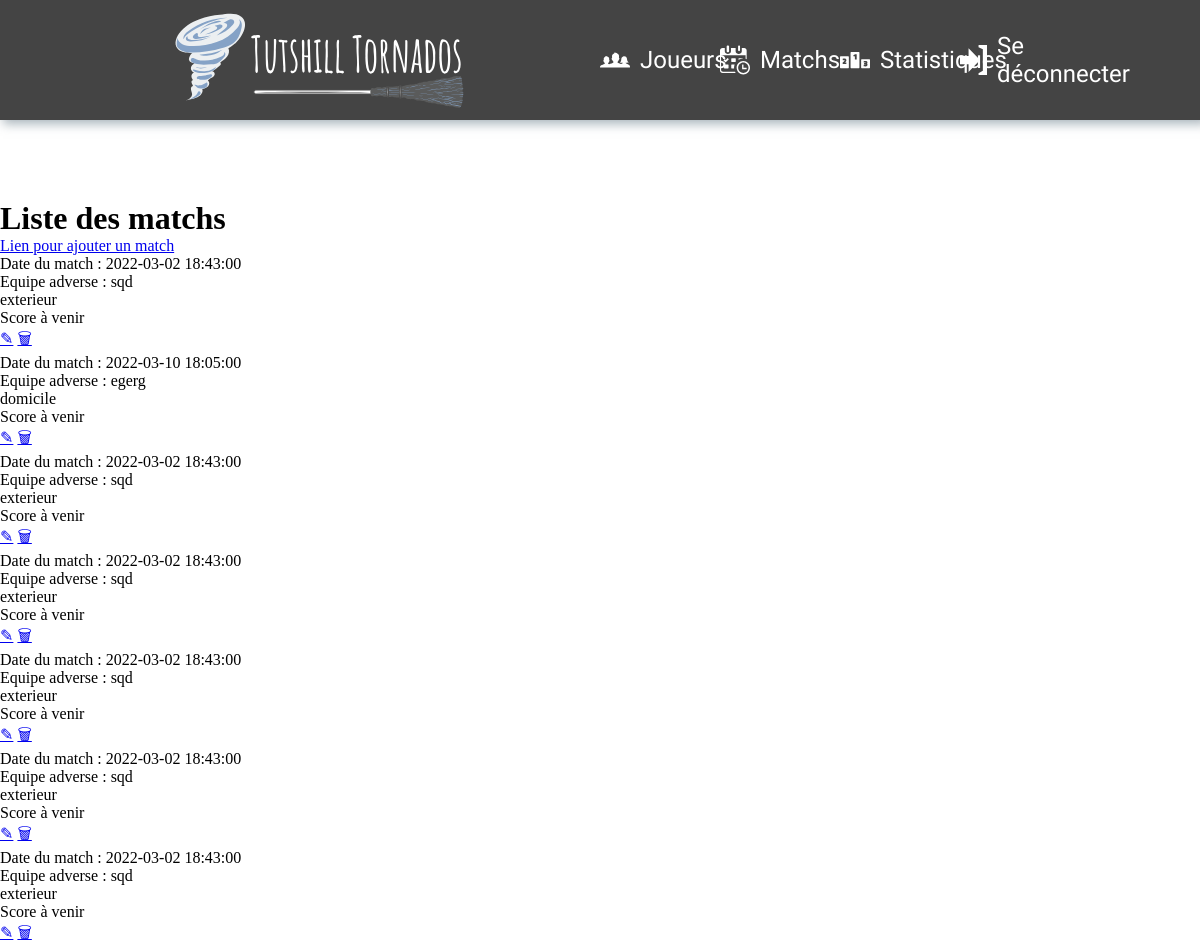
/html-php/match/matchs.php, run on the app's committed database.
### tables this page shows
CREATE TABLE IF NOT EXISTS `match_` (
  `Id_match_` int(11) NOT NULL AUTO_INCREMENT,
  `date_match` date DEFAULT NULL,
  `heure_match` time DEFAULT NULL,
  `equipe_adverse` varchar(50) DEFAULT NULL,
  `lieu` varchar(10) DEFAULT NULL,
  `score_equipe` int(11) DEFAULT NULL,
  `score_adverse` int(11) DEFAULT NULL,
  PRIMARY KEY (`Id_match_`)
);

### html-php/match/affichage_matchs.php (the view, shortened to what this page needs)
<?php
    foreach($resultat as $match){
        echo '
        <div id="ligne_grille">
        <div class="date">
            <p>Date du match : '.$match["date_match"].' '.$match["heure_match"].'</p>
        </div>
        <div class="equipe_adverse">
            <p>Equipe adverse : '.$match["equipe_adverse"].'</p>
        </div>
        <div class="lieu">
            <p>'.$match["lieu"].'</p>
        </div>';
        if (empty($match["score_equipe"]) || empty($match["score_adverse"])) {
            echo 'Score à venir';
        } else {
            echo
            '<div class="score_equipe">
                <p>Score : '.$match["score_equipe"].' - '.$match["score_adverse"].'</p>
            </div>';
        }
       echo '
        <div class="footer">
            <a href="./match_formulaire.php?v1='.$match["Id_match_"].'&v2='.$match["date_match"].'&v3='.$match["heure_match"].'&v4='.$match["lieu"].'&v5='.$match["score_equipe"].'&v6='.$match["score_adverse"].'&v7='.$match["equipe_adverse"].'
            ">✎</a>
            <a href="./matchs.php?idsupp='.$match["Id_match_"].'">🗑</a>
        </div>
        ';
    }
?>

### html-php/match/matchs.php (shortened to what this page needs)
<!DOCTYPE html>
<html lang="en">
<head>
    <link rel="stylesheet" href="../../css-scss/template.css">
</head>
<body>
<nav>
        <a href="../index.php" id="lien-logo">
            <img src="../../images-deco/logo.svg" id="logo" alt="logo Tutshill Tornados">
        </a>
        <div id="nav_cont">
            <a href="../joueurs/joueurs.php" class ="lien-nav">
                <img src="../../images-deco/people.svg"class="icone" alt="icone joueurs">
                <p>Joueurs</p>
            </a>
            <a href="./matchs.php" class ="lien-nav">
                <img src="../../images-deco/agenda.svg"class="icone" alt="icone matchs">
                <p>Matchs</p>
            </a>
            <a href="" class ="lien-nav">
                <img src="../../images-deco/leaderboard.svg"class="icone" alt="icone stats">
                <p>Statistiques</p>
            </a>
            <a href="" class ="lien-nav">
                <img src="../../images-deco/logout.svg"class="icone" alt="icone logout">
                <p>Se déconnecter</p>
            </a>
        </div>
    </nav>
    <main>
        <h1>Liste des matchs</h1>
        <a href="./match_formulaire.php">Lien pour ajouter un match</a>
        <?php
            include_once('../config.php');
            $sql = "select * from match_";
            $prep = $pdo->prepare($sql);
            $prep -> execute();
            $resultat = $prep->fetchAll();
            include_once('affichage_matchs.php');
        ?>
    </main>
</body>
</html>

### css-scss/template.css (style rules this page uses)
* { margin: 0; -webkit-box-sizing: border-box; box-sizing: border-box; }
nav { position: fixed; padding: 5px 10%; top: 0; height: 120px; width: 100%; background-color: #444444; display: -webkit-box; display: -ms-flexbox; display: flex; -webkit-box-pack: justify; -ms-flex-pack: justify; justify-content: space-between; -webkit-box-align: center; -ms-flex-align: center; align-items: center; -webkit-box-shadow: 5px 2px 10px 2px rgba(85, 108, 122, 0.5); box-shadow: 5px 2px 10px 2px rgba(85, 108, 122, 0.5); z-index: 3; }
#nav_cont { display: -webkit-box; display: -ms-flexbox; display: flex; width: 50%; -webkit-box-pack: justify; -ms-flex-pack: justify; justify-content: space-between; -webkit-box-align: center; -ms-flex-align: center; align-items: center; }
.lien-nav { display: -webkit-box; display: -ms-flexbox; display: flex; width: 25%; -webkit-box-pack: start; -ms-flex-pack: start; justify-content: flex-start; -webkit-box-align: center; -ms-flex-align: center; align-items: center; text-decoration: none; }
.lien-nav p { padding-left: 10px; color: white; font-family: 'Amatic SC', cursive; font-size: 1.5em; }
#logo { height: 105px; width: 400px; }
.icone { width: 30px; height: 30px; }
main { position: relative; top: 200px; }

### data on the page
match_: date_match "2022-03-02", heure_match "18:43:00", equipe_adverse "sqd", lieu "exterieur", shows "Score à venir"
match_: date_match "2022-03-10", heure_match "18:05:00", equipe_adverse "egerg", lieu "domicile", shows "Score à venir"
match_: date_match "2022-03-02", heure_match "18:43:00", equipe_adverse "sqd", lieu "exterieur", shows "Score à venir"
match_: date_match "2022-03-02", heure_match "18:43:00", equipe_adverse "sqd", lieu "exterieur", shows "Score à venir"
match_: date_match "2022-03-02", heure_match "18:43:00", equipe_adverse "sqd", lieu "exterieur", shows "Score à venir"
match_: date_match "2022-03-02", heure_match "18:43:00", equipe_adverse "sqd", lieu "exterieur", shows "Score à venir"
match_: date_match "2022-03-02", heure_match "18:43:00", equipe_adverse "sqd", lieu "exterieur", shows "Score à venir"
